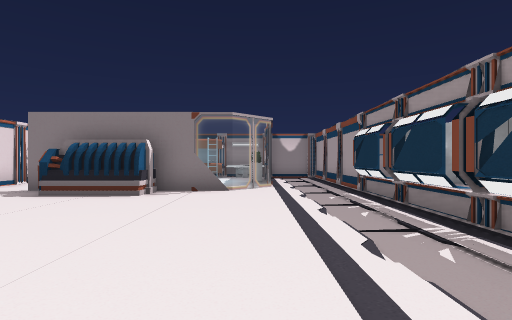
[1] (above)

21 first-person views from a walk through a 3-D level made in the Unity game engine. The camera is 1.5 m above the floor, looks level and sees 80° across. Doors are open. The floor is counted in squares, 2 m on a side. Each view is taken from the middle of a square. On the plan, view 1 faces up. The plan holds only what a view shows up to about 10 squares ahead; the rest is blank. The player character is not drawn. Some animated figures are left out. Some surface patterns are stand-ins.

[2]
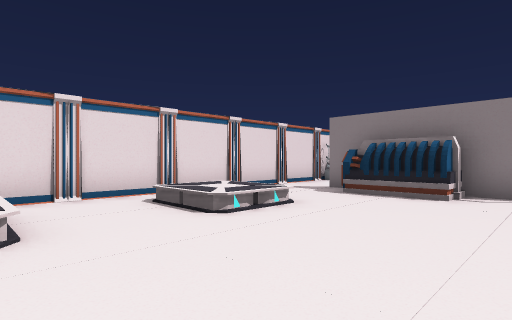

[3]
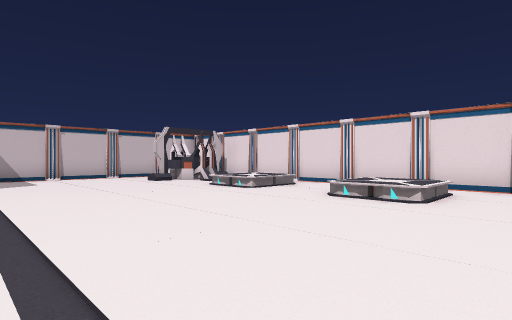

[4]
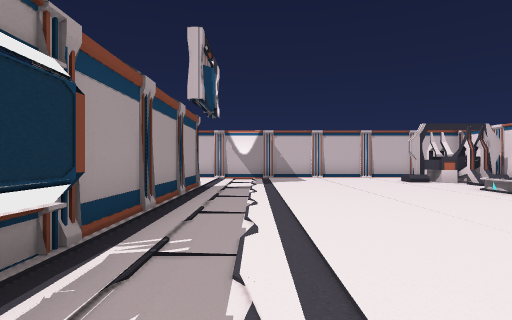

[5]
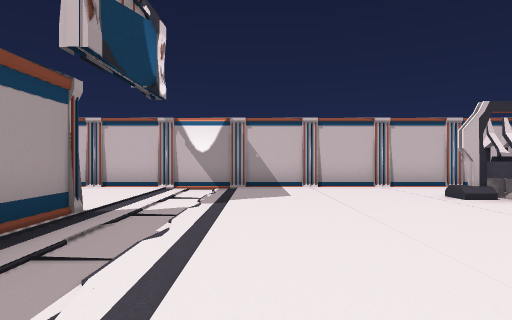

[6]
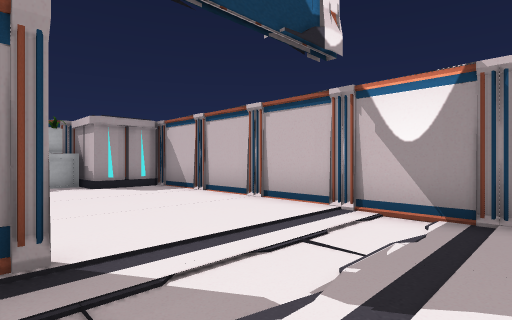

[7]
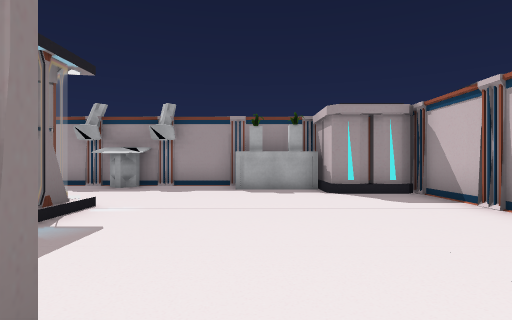

[8]
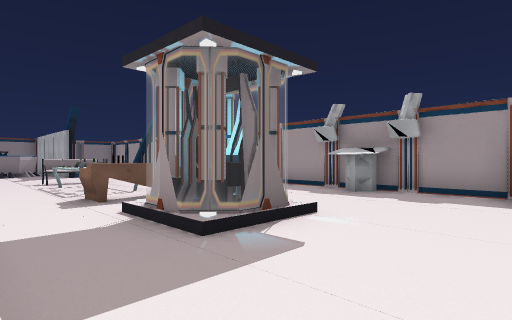

[9]
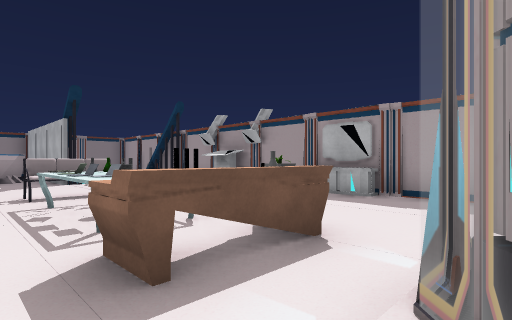

[10]
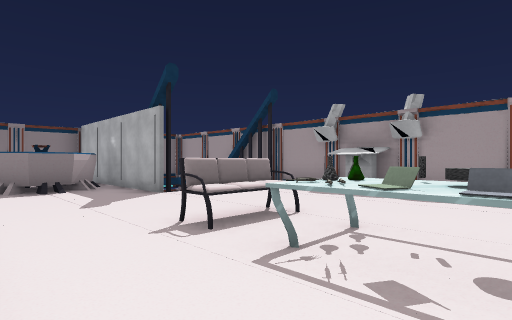

[11]
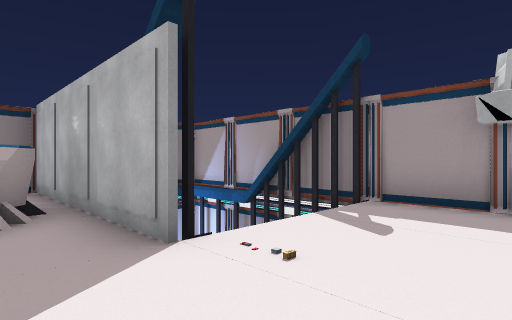

[12]
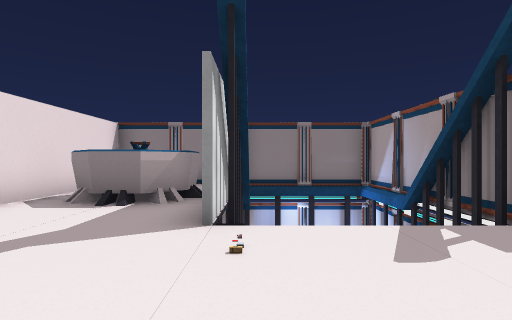

[13]
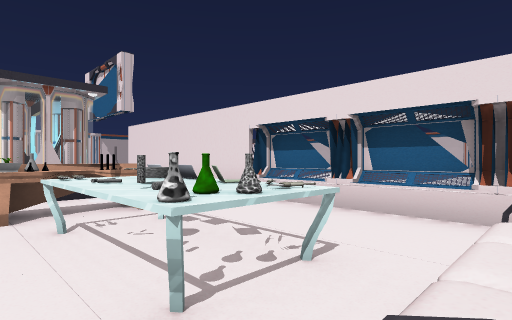

[14]
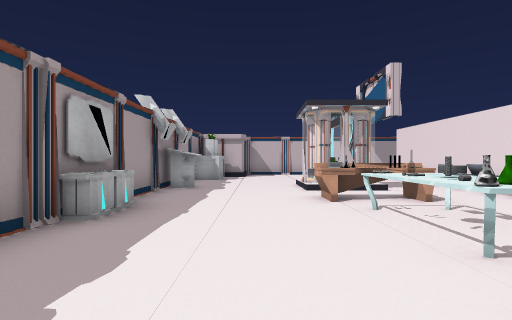

[15]
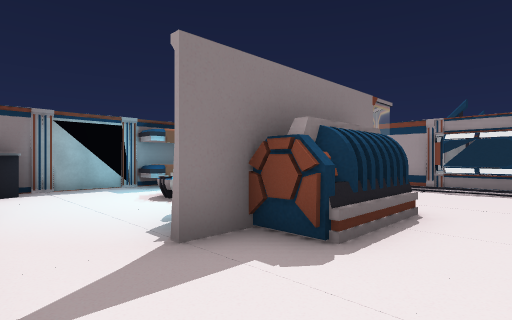

[16]
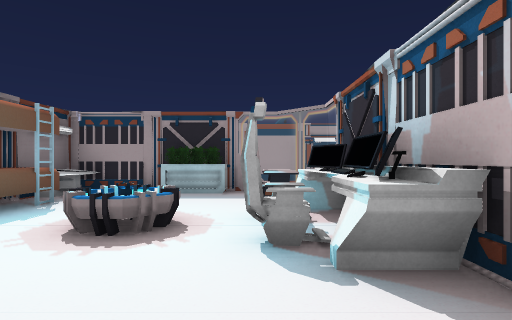

[17]
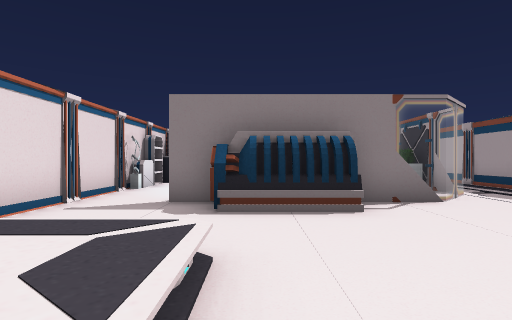

[18]
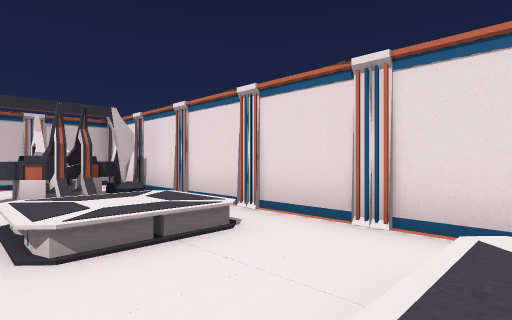

[19]
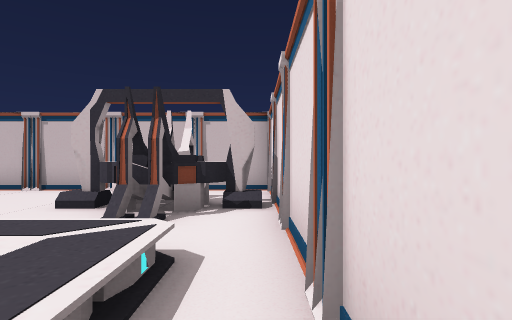

[20]
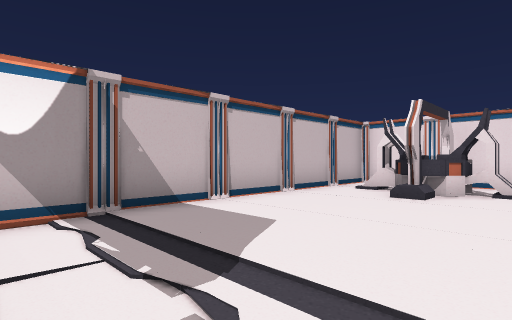

[21]
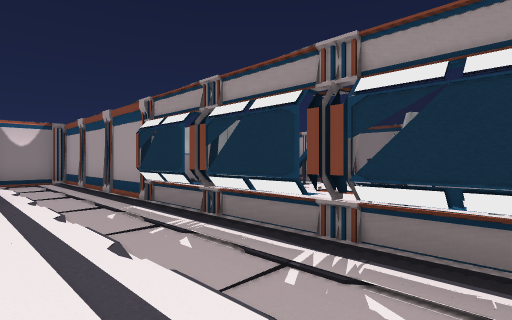

### Floor plan
Key: @ floor where view 1 was taken; # wall or solid block; . main floor; - floor 6 m lower than the main floor; D open door; = window, fence, low wall or low ledge; v drop or lower ground; L laptop; C cabinet; B bed; P projector; S shelf; O other object.
Columns run from 8 left of view 1 to 11 right of it. Each row starts with its distance up from view 1.
 14   ###vvvv###########
 13  CC..BBOO..# ..#-- #
 12  S..... #..#  .#  -#
 11  S..PP  O..# O.= =-#
 10 ##..PP..O..#OO.#  ##
  9 #...OO..=..#.O.#  ##
  8 #DDOOOO.=..#...#  ##
  7 #DD.OOO=..=#.......#
  6 #.........=........#
  5 #. .......=........#
  4 # ........=..OO...O#
  3 #.O.......=....... #
  2 #.........=..LO....#
  1 #.........=..L ....#
  0 #.......@.=#......O#
 -1 #.O........#.OO....#
 -2 #..........#.......#
 -3 #..........#.OO....#
 -4 #..........#.OO...O#
 -5 #.O........#.......#
 -6 #..........#.......#
 -7 #.O...............O
 -8 #OOOO.............O
 -9 #.OD.............OO
-10 #................OO
-11 #########OO#######

Where each view was taken, in squares from view 1:
view 1: 0 up, 0 right, facing up
view 2: 0 up, 1 left, facing up-left
view 3: 2 up, 1 right, facing down-left
view 4: 2 up, 1 right, facing down
view 5: 2 down, 0 right, facing down
view 6: 6 down, 0 right, facing down-right
view 7: 7 down, 2 right, facing right
view 8: 7 down, 3 right, facing up-right
view 9: 3 down, 4 right, facing up-right
view 10: 1 up, 3 right, facing up-right
view 11: 5 up, 5 right, facing up-right
view 12: 4 up, 7 right, facing up
view 13: 4 up, 7 right, facing down-left
view 14: 5 up, 8 right, facing down
view 15: 5 up, 7 left, facing up-right
view 16: 9 up, 7 left, facing right
view 17: 2 up, 4 left, facing up
view 18: 1 down, 4 left, facing down-left
view 19: 3 down, 7 left, facing down
view 20: 6 down, 2 right, facing down-left
view 21: 2 up, 0 right, facing up-right
